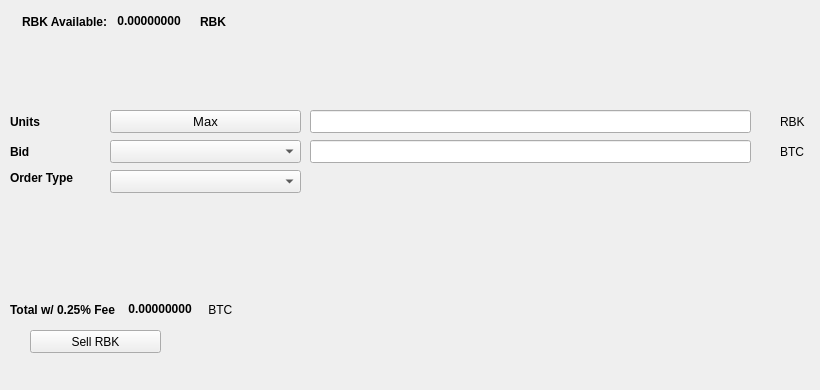
   <widget class="QWidget" name="SellTab">
    <attribute name="title">
     <string>Sell</string>
    </attribute>
    <widget class="QLabel" name="label_16">
     <property name="geometry">
      <rect>
       <x>780</x>
       <y>140</y>
       <width>31</width>
       <height>23</height>
      </rect>
     </property>
     <property name="text">
      <string>BTC</string>
     </property>
    </widget>
    <widget class="QComboBox" name="SellBidcomboBox">
     <property name="geometry">
      <rect>
       <x>110</x>
       <y>140</y>
       <width>191</width>
       <height>23</height>
      </rect>
     </property>
     <property name="font">
      <font>
       <pointsize>10</pointsize>
      </font>
     </property>
    </widget>
    <widget class="QLabel" name="label_18">
     <property name="geometry">
      <rect>
       <x>10</x>
       <y>110</y>
       <width>46</width>
       <height>23</height>
      </rect>
     </property>
     <property name="font">
      <font>
       <weight>75</weight>
       <bold>true</bold>
      </font>
     </property>
     <property name="text">
      <string>Units</string>
     </property>
    </widget>
    <widget class="QPushButton" name="Sell_Max_Amount">
     <property name="geometry">
      <rect>
       <x>110</x>
       <y>110</y>
       <width>191</width>
       <height>23</height>
      </rect>
     </property>
     <property name="font">
      <font>
       <pointsize>10</pointsize>
      </font>
     </property>
     <property name="text">
      <string>Max</string>
     </property>
    </widget>
    <widget class="QLabel" name="label_20">
     <property name="geometry">
      <rect>
       <x>10</x>
       <y>170</y>
       <width>91</width>
       <height>16</height>
      </rect>
     </property>
     <property name="font">
      <font>
       <weight>75</weight>
       <bold>true</bold>
      </font>
     </property>
     <property name="text">
      <string>Order Type</string>
     </property>
    </widget>
    <widget class="QComboBox" name="SellOrdertypeCombo">
     <property name="geometry">
      <rect>
       <x>110</x>
       <y>170</y>
       <width>191</width>
       <height>23</height>
      </rect>
     </property>
     <property name="font">
      <font>
       <pointsize>10</pointsize>
      </font>
     </property>
    </widget>
    <widget class="QLabel" name="label_21">
     <property name="geometry">
      <rect>
       <x>10</x>
       <y>140</y>
       <width>46</width>
       <height>23</height>
      </rect>
     </property>
     <property name="font">
      <font>
       <weight>75</weight>
       <bold>true</bold>
      </font>
     </property>
     <property name="text">
      <string>Bid</string>
     </property>
    </widget>
    <widget class="QLabel" name="label_22">
     <property name="geometry">
      <rect>
       <x>780</x>
       <y>110</y>
       <width>31</width>
       <height>23</height>
      </rect>
     </property>
     <property name="text">
      <string>RBK</string>
     </property>
    </widget>
    <widget class="QLineEdit" name="UnitsInputRBK">
     <property name="geometry">
      <rect>
       <x>310</x>
       <y>110</y>
       <width>441</width>
       <height>23</height>
      </rect>
     </property>
     <property name="font">
      <font>
       <pointsize>9</pointsize>
       <weight>75</weight>
       <bold>true</bold>
      </font>
     </property>
    </widget>
    <widget class="QLineEdit" name="SellBidPriceEdit">
     <property name="geometry">
      <rect>
       <x>310</x>
       <y>140</y>
       <width>441</width>
       <height>23</height>
      </rect>
     </property>
     <property name="font">
      <font>
       <pointsize>9</pointsize>
       <weight>75</weight>
       <bold>true</bold>
      </font>
     </property>
    </widget>
    <widget class="QPushButton" name="SellRBKBTN">
     <property name="geometry">
      <rect>
       <x>30</x>
       <y>330</y>
       <width>131</width>
       <height>23</height>
      </rect>
     </property>
     <property name="text">
      <string>Sell RBK</string>
     </property>
     <property name="icon">
      <iconset resource="../rubika">
       <normaloff>:/icons/bitcoin</normaloff>:/icons/bitcoin</iconset>
     </property>
    </widget>
    <widget class="QWidget" name="layoutWidget3">
     <property name="geometry">
      <rect>
       <x>22</x>
       <y>12</y>
       <width>258</width>
       <height>19</height>
      </rect>
     </property>
     <layout class="QHBoxLayout" name="horizontalLayout">
      <item>
       <widget class="QLabel" name="label232_2">
        <property name="font">
         <font>
          <weight>75</weight>
          <bold>true</bold>
         </font>
        </property>
        <property name="text">
         <string>RBK Available:</string>
        </property>
       </widget>
      </item>
      <item>
       <widget class="QLabel" name="RBKAvailableLabel">
        <property name="palette">
         <palette>
          <active>
           <colorrole role="WindowText">
            <brush brushstyle="SolidPattern">
             <color alpha="255">
              <red>0</red>
              <green>0</green>
              <blue>0</blue>
             </color>
            </brush>
           </colorrole>
           <colorrole role="Button">
            <brush brushstyle="SolidPattern">
             <color alpha="255">
              <red>0</red>
              <green>170</green>
              <blue>0</blue>
             </color>
            </brush>
           </colorrole>
           <colorrole role="Light">
            <brush brushstyle="SolidPattern">
             <color alpha="255">
              <red>0</red>
              <green>255</green>
              <blue>0</blue>
             </color>
            </brush>
           </colorrole>
           <colorrole role="Midlight">
            <brush brushstyle="SolidPattern">
             <color alpha="255">
              <red>0</red>
              <green>212</green>
              <blue>0</blue>
             </color>
            </brush>
           </colorrole>
           <colorrole role="Dark">
            <brush brushstyle="SolidPattern">
             <color alpha="255">
              <red>0</red>
              <green>85</green>
              <blue>0</blue>
             </color>
            </brush>
           </colorrole>
           <colorrole role="Mid">
            <brush brushstyle="SolidPattern">
             <color alpha="255">
              <red>0</red>
              <green>113</green>
              <blue>0</blue>
             </color>
            </brush>
           </colorrole>
           <colorrole role="Text">
            <brush brushstyle="SolidPattern">
             <color alpha="255">
              <red>0</red>
              <green>170</green>
              <blue>0</blue>
             </color>
            </brush>
           </colorrole>
           <colorrole role="BrightText">
            <brush brushstyle="SolidPattern">
             <color alpha="255">
              <red>255</red>
              <green>255</green>
              <blue>255</blue>
             </color>
            </brush>
           </colorrole>
           <colorrole role="ButtonText">
            <brush brushstyle="SolidPattern">
             <color alpha="255">
              <red>0</red>
              <green>0</green>
              <blue>0</blue>
             </color>
            </brush>
           </colorrole>
           <colorrole role="Base">
            <brush brushstyle="SolidPattern">
             <color alpha="255">
              <red>255</red>
              <green>255</green>
              <blue>255</blue>
             </color>
            </brush>
           </colorrole>
           <colorrole role="Window">
            <brush brushstyle="SolidPattern">
             <color alpha="255">
              <red>0</red>
              <green>170</green>
              <blue>0</blue>
             </color>
            </brush>
           </colorrole>
           <colorrole role="Shadow">
            <brush brushstyle="SolidPattern">
             <color alpha="255">
              <red>0</red>
              <green>0</green>
              <blue>0</blue>
             </color>
            </brush>
           </colorrole>
           <colorrole role="AlternateBase">
            <brush brushstyle="SolidPattern">
             <color alpha="255">
              <red>127</red>
              <green>212</green>
              <blue>127</blue>
             </color>
            </brush>
           </colorrole>
           <colorrole role="ToolTipBase">
            <brush brushstyle="SolidPattern">
             <color alpha="255">
              <red>255</red>
              <green>255</green>
              <blue>220</blue>
             </color>
            </brush>
           </colorrole>
           <colorrole role="ToolTipText">
            <brush brushstyle="SolidPattern">
             <color alpha="255">
              <red>0</red>
              <green>0</green>
              <blue>0</blue>
             </color>
            </brush>
           </colorrole>
          </active>
          <inactive>
           <colorrole role="WindowText">
            <brush brushstyle="SolidPattern">
             <color alpha="255">
              <red>0</red>
              <green>0</green>
              <blue>0</blue>
             </color>
            </brush>
           </colorrole>
           <colorrole role="Button">
            <brush brushstyle="SolidPattern">
             <color alpha="255">
              <red>0</red>
              <green>170</green>
              <blue>0</blue>
             </color>
            </brush>
           </colorrole>
           <colorrole role="Light">
            <brush brushstyle="SolidPattern">
             <color alpha="255">
              <red>0</red>
              <green>255</green>
              <blue>0</blue>
             </color>
            </brush>
           </colorrole>
           <colorrole role="Midlight">
            <brush brushstyle="SolidPattern">
             <color alpha="255">
              <red>0</red>
              <green>212</green>
              <blue>0</blue>
             </color>
            </brush>
           </colorrole>
           <colorrole role="Dark">
            <brush brushstyle="SolidPattern">
             <color alpha="255">
              <red>0</red>
              <green>85</green>
              <blue>0</blue>
             </color>
            </brush>
           </colorrole>
           <colorrole role="Mid">
            <brush brushstyle="SolidPattern">
             <color alpha="255">
              <red>0</red>
              <green>113</green>
              <blue>0</blue>
             </color>
            </brush>
           </colorrole>
           <colorrole role="Text">
            <brush brushstyle="SolidPattern">
             <color alpha="255">
              <red>0</red>
              <green>170</green>
              <blue>0</blue>
             </color>
            </brush>
           </colorrole>
           <colorrole role="BrightText">
            <brush brushstyle="SolidPattern">
             <color alpha="255">
              <red>255</red>
              <green>255</green>
              <blue>255</blue>
             </color>
            </brush>
           </colorrole>
           <colorrole role="ButtonText">
            <brush brushstyle="SolidPattern">
             <color alpha="255">
              <red>0</red>
              <green>0</green>
              <blue>0</blue>
             </color>
            </brush>
           </colorrole>
           <colorrole role="Base">
            <brush brushstyle="SolidPattern">
             <color alpha="255">
              <red>255</red>
              <green>255</green>
              <blue>255</blue>
             </color>
            </brush>
           </colorrole>
           <colorrole role="Window">
            <brush brushstyle="SolidPattern">
             <color alpha="255">
              <red>0</red>
              <green>170</green>
              <blue>0</blue>
             </color>
            </brush>
           </colorrole>
           <colorrole role="Shadow">
            <brush brushstyle="SolidPattern">
             <color alpha="255">
              <red>0</red>
              <green>0</green>
              <blue>0</blue>
             </color>
            </brush>
           </colorrole>
           <colorrole role="AlternateBase">
            <brush brushstyle="SolidPattern">
             <color alpha="255">
              <red>127</red>
              <green>212</green>
              <blue>127</blue>
             </color>
            </brush>
           </colorrole>
           <colorrole role="ToolTipBase">
            <brush brushstyle="SolidPattern">
             <color alpha="255">
              <red>255</red>
              <green>255</green>
              <blue>220</blue>
             </color>
            </brush>
           </colorrole>
           <colorrole role="ToolTipText">
            <brush brushstyle="SolidPattern">
             <color alpha="255">
              <red>0</red>
              <green>0</green>
              <blue>0</blue>
             </color>
            </brush>
           </colorrole>
          </inactive>
          <disabled>
           <colorrole role="WindowText">
            <brush brushstyle="SolidPattern">
             <color alpha="255">
              <red>0</red>
              <green>85</green>
              <blue>0</blue>
             </color>
            </brush>
           </colorrole>
           <colorrole role="Button">
            <brush brushstyle="SolidPattern">
             <color alpha="255">
              <red>0</red>
              <green>170</green>
              <blue>0</blue>
             </color>
            </brush>
           </colorrole>
           <colorrole role="Light">
            <brush brushstyle="SolidPattern">
             <color alpha="255">
              <red>0</red>
              <green>255</green>
              <blue>0</blue>
             </color>
            </brush>
           </colorrole>
           <colorrole role="Midlight">
            <brush brushstyle="SolidPattern">
             <color alpha="255">
              <red>0</red>
              <green>212</green>
              <blue>0</blue>
             </color>
            </brush>
           </colorrole>
           <colorrole role="Dark">
            <brush brushstyle="SolidPattern">
             <color alpha="255">
              <red>0</red>
              <green>85</green>
              <blue>0</blue>
             </color>
            </brush>
           </colorrole>
           <colorrole role="Mid">
            <brush brushstyle="SolidPattern">
             <color alpha="255">
              <red>0</red>
              <green>113</green>
              <blue>0</blue>
             </color>
            </brush>
           </colorrole>
           <colorrole role="Text">
            <brush brushstyle="SolidPattern">
             <color alpha="255">
              <red>0</red>
              <green>85</green>
              <blue>0</blue>
             </color>
            </brush>
           </colorrole>
           <colorrole role="BrightText">
            <brush brushstyle="SolidPattern">
             <color alpha="255">
              <red>255</red>
              <green>255</green>
              <blue>255</blue>
             </color>
            </brush>
           </colorrole>
           <colorrole role="ButtonText">
            <brush brushstyle="SolidPattern">
             <color alpha="255">
              <red>0</red>
              <green>85</green>
              <blue>0</blue>
             </color>
            </brush>
           </colorrole>
           <colorrole role="Base">
            <brush brushstyle="SolidPattern">
             <color alpha="255">
              <red>0</red>
              <green>170</green>
              <blue>0</blue>
             </color>
            </brush>
           </colorrole>
           <colorrole role="Window">
            <brush brushstyle="SolidPattern">
             <color alpha="255">
              <red>0</red>
              <green>170</green>
              <blue>0</blue>
             </color>
            </brush>
           </colorrole>
           <colorrole role="Shadow">
            <brush brushstyle="SolidPattern">
             <color alpha="255">
              <red>0</red>
              <green>0</green>
              <blue>0</blue>
             </color>
            </brush>
           </colorrole>
           <colorrole role="AlternateBase">
            <brush brushstyle="SolidPattern">
             <color alpha="255">
              <red>0</red>
              <green>170</green>
              <blue>0</blue>
             </color>
            </brush>
           </colorrole>
           <colorrole role="ToolTipBase">
            <brush brushstyle="SolidPattern">
             <color alpha="255">
              <red>255</red>
              <green>255</green>
              <blue>220</blue>
             </color>
            </brush>
           </colorrole>
           <colorrole role="ToolTipText">
            <brush brushstyle="SolidPattern">
             <color alpha="255">
              <red>0</red>
              <green>0</green>
              <blue>0</blue>
             </color>
            </brush>
           </colorrole>
          </disabled>
         </palette>
        </property>
        <property name="font">
         <font>
          <weight>75</weight>
          <bold>true</bold>
         </font>
        </property>
        <property name="text">
         <string> 0.00000000 </string>
        </property>
        <property name="textInteractionFlags">
         <set>Qt::LinksAccessibleByMouse|Qt::TextSelectableByKeyboard|Qt::TextSelectableByMouse</set>
        </property>
       </widget>
      </item>
      <item>
       <widget class="QLabel" name="labelRBK">
        <property name="font">
         <font>
          <weight>75</weight>
          <bold>true</bold>
         </font>
        </property>
        <property name="text">
         <string>RBK</string>
        </property>
       </widget>
      </item>
     </layout>
    </widget>
    <widget class="QWidget" name="layoutWidget">
     <property name="geometry">
      <rect>
       <x>10</x>
       <y>300</y>
       <width>268</width>
       <height>19</height>
      </rect>
     </property>
     <layout class="QHBoxLayout" name="horizontalLayout_2">
      <item>
       <widget class="QLabel" name="label_19">
        <property name="font">
         <font>
          <weight>75</weight>
          <bold>true</bold>
         </font>
        </property>
        <property name="text">
         <string>Total w/ 0.25% Fee </string>
        </property>
       </widget>
      </item>
      <item>
       <widget class="QLabel" name="SellCostLabel">
        <property name="palette">
         <palette>
          <active>
           <colorrole role="WindowText">
            <brush brushstyle="SolidPattern">
             <color alpha="255">
              <red>0</red>
              <green>0</green>
              <blue>0</blue>
             </color>
            </brush>
           </colorrole>
           <colorrole role="Button">
            <brush brushstyle="SolidPattern">
             <color alpha="255">
              <red>0</red>
              <green>170</green>
              <blue>0</blue>
             </color>
            </brush>
           </colorrole>
           <colorrole role="Light">
            <brush brushstyle="SolidPattern">
             <color alpha="255">
              <red>0</red>
              <green>255</green>
              <blue>0</blue>
             </color>
            </brush>
           </colorrole>
           <colorrole role="Midlight">
            <brush brushstyle="SolidPattern">
             <color alpha="255">
              <red>0</red>
              <green>212</green>
              <blue>0</blue>
             </color>
            </brush>
           </colorrole>
           <colorrole role="Dark">
            <brush brushstyle="SolidPattern">
             <color alpha="255">
              <red>0</red>
              <green>85</green>
              <blue>0</blue>
             </color>
            </brush>
           </colorrole>
           <colorrole role="Mid">
            <brush brushstyle="SolidPattern">
             <color alpha="255">
              <red>0</red>
              <green>113</green>
              <blue>0</blue>
             </color>
            </brush>
           </colorrole>
           <colorrole role="Text">
            <brush brushstyle="SolidPattern">
             <color alpha="255">
              <red>0</red>
              <green>170</green>
              <blue>0</blue>
             </color>
            </brush>
           </colorrole>
           <colorrole role="BrightText">
            <brush brushstyle="SolidPattern">
             <color alpha="255">
              <red>255</red>
              <green>255</green>
              <blue>255</blue>
             </color>
            </brush>
           </colorrole>
           <colorrole role="ButtonText">
            <brush brushstyle="SolidPattern">
             <color alpha="255">
              <red>0</red>
              <green>0</green>
              <blue>0</blue>
             </color>
            </brush>
           </colorrole>
           <colorrole role="Base">
            <brush brushstyle="SolidPattern">
             <color alpha="255">
              <red>255</red>
              <green>255</green>
              <blue>255</blue>
             </color>
            </brush>
           </colorrole>
           <colorrole role="Window">
            <brush brushstyle="SolidPattern">
             <color alpha="255">
              <red>0</red>
              <green>170</green>
              <blue>0</blue>
             </color>
            </brush>
           </colorrole>
           <colorrole role="Shadow">
            <brush brushstyle="SolidPattern">
             <color alpha="255">
              <red>0</red>
              <green>0</green>
              <blue>0</blue>
             </color>
            </brush>
           </colorrole>
           <colorrole role="AlternateBase">
            <brush brushstyle="SolidPattern">
             <color alpha="255">
              <red>127</red>
              <green>212</green>
              <blue>127</blue>
             </color>
            </brush>
           </colorrole>
           <colorrole role="ToolTipBase">
            <brush brushstyle="SolidPattern">
             <color alpha="255">
              <red>255</red>
              <green>255</green>
              <blue>220</blue>
             </color>
            </brush>
           </colorrole>
           <colorrole role="ToolTipText">
            <brush brushstyle="SolidPattern">
             <color alpha="255">
              <red>0</red>
              <green>0</green>
              <blue>0</blue>
             </color>
            </brush>
           </colorrole>
          </active>
          <inactive>
           <colorrole role="WindowText">
            <brush brushstyle="SolidPattern">
             <color alpha="255">
              <red>0</red>
              <green>0</green>
              <blue>0</blue>
             </color>
            </brush>
           </colorrole>
           <colorrole role="Button">
            <brush brushstyle="SolidPattern">
             <color alpha="255">
              <red>0</red>
              <green>170</green>
              <blue>0</blue>
             </color>
            </brush>
           </colorrole>
           <colorrole role="Light">
            <brush brushstyle="SolidPattern">
             <color alpha="255">
              <red>0</red>
              <green>255</green>
              <blue>0</blue>
             </color>
            </brush>
           </colorrole>
           <colorrole role="Midlight">
            <brush brushstyle="SolidPattern">
             <color alpha="255">
              <red>0</red>
              <green>212</green>
              <blue>0</blue>
             </color>
            </brush>
           </colorrole>
           <colorrole role="Dark">
            <brush brushstyle="SolidPattern">
             <color alpha="255">
              <red>0</red>
              <green>85</green>
              <blue>0</blue>
             </color>
            </brush>
           </colorrole>
           <colorrole role="Mid">
            <brush brushstyle="SolidPattern">
             <color alpha="255">
              <red>0</red>
              <green>113</green>
              <blue>0</blue>
             </color>
            </brush>
           </colorrole>
           <colorrole role="Text">
            <brush brushstyle="SolidPattern">
             <color alpha="255">
              <red>0</red>
              <green>170</green>
              <blue>0</blue>
             </color>
            </brush>
           </colorrole>
           <colorrole role="BrightText">
            <brush brushstyle="SolidPattern">
             <color alpha="255">
              <red>255</red>
              <green>255</green>
              <blue>255</blue>
             </color>
            </brush>
           </colorrole>
           <colorrole role="ButtonText">
            <brush brushstyle="SolidPattern">
             <color alpha="255">
              <red>0</red>
              <green>0</green>
              <blue>0</blue>
             </color>
            </brush>
           </colorrole>
           <colorrole role="Base">
            <brush brushstyle="SolidPattern">
             <color alpha="255">
              <red>255</red>
              <green>255</green>
              <blue>255</blue>
             </color>
            </brush>
           </colorrole>
           <colorrole role="Window">
            <brush brushstyle="SolidPattern">
             <color alpha="255">
              <red>0</red>
              <green>170</green>
              <blue>0</blue>
             </color>
            </brush>
           </colorrole>
           <colorrole role="Shadow">
            <brush brushstyle="SolidPattern">
             <color alpha="255">
              <red>0</red>
              <green>0</green>
              <blue>0</blue>
             </color>
            </brush>
           </colorrole>
           <colorrole role="AlternateBase">
            <brush brushstyle="SolidPattern">
             <color alpha="255">
              <red>127</red>
              <green>212</green>
              <blue>127</blue>
             </color>
            </brush>
           </colorrole>
           <colorrole role="ToolTipBase">
            <brush brushstyle="SolidPattern">
             <color alpha="255">
              <red>255</red>
              <green>255</green>
              <blue>220</blue>
             </color>
            </brush>
           </colorrole>
           <colorrole role="ToolTipText">
            <brush brushstyle="SolidPattern">
             <color alpha="255">
              <red>0</red>
              <green>0</green>
              <blue>0</blue>
             </color>
            </brush>
           </colorrole>
          </inactive>
          <disabled>
           <colorrole role="WindowText">
            <brush brushstyle="SolidPattern">
             <color alpha="255">
              <red>0</red>
              <green>85</green>
              <blue>0</blue>
             </color>
            </brush>
           </colorrole>
           <colorrole role="Button">
            <brush brushstyle="SolidPattern">
             <color alpha="255">
              <red>0</red>
              <green>170</green>
              <blue>0</blue>
             </color>
            </brush>
           </colorrole>
           <colorrole role="Light">
            <brush brushstyle="SolidPattern">
             <color alpha="255">
              <red>0</red>
              <green>255</green>
              <blue>0</blue>
             </color>
            </brush>
           </colorrole>
           <colorrole role="Midlight">
            <brush brushstyle="SolidPattern">
             <color alpha="255">
              <red>0</red>
              <green>212</green>
              <blue>0</blue>
             </color>
            </brush>
           </colorrole>
           <colorrole role="Dark">
            <brush brushstyle="SolidPattern">
             <color alpha="255">
              <red>0</red>
              <green>85</green>
              <blue>0</blue>
             </color>
            </brush>
           </colorrole>
           <colorrole role="Mid">
            <brush brushstyle="SolidPattern">
             <color alpha="255">
              <red>0</red>
              <green>113</green>
              <blue>0</blue>
             </color>
            </brush>
           </colorrole>
           <colorrole role="Text">
            <brush brushstyle="SolidPattern">
             <color alpha="255">
              <red>0</red>
              <green>85</green>
              <blue>0</blue>
             </color>
            </brush>
           </colorrole>
           <colorrole role="BrightText">
            <brush brushstyle="SolidPattern">
             <color alpha="255">
              <red>255</red>
              <green>255</green>
              <blue>255</blue>
             </color>
            </brush>
           </colorrole>
           <colorrole role="ButtonText">
            <brush brushstyle="SolidPattern">
             <color alpha="255">
              <red>0</red>
              <green>85</green>
              <blue>0</blue>
             </color>
            </brush>
           </colorrole>
           <colorrole role="Base">
            <brush brushstyle="SolidPattern">
             <color alpha="255">
              <red>0</red>
              <green>170</green>
              <blue>0</blue>
             </color>
            </brush>
           </colorrole>
           <colorrole role="Window">
            <brush brushstyle="SolidPattern">
             <color alpha="255">
              <red>0</red>
              <green>170</green>
              <blue>0</blue>
             </color>
            </brush>
           </colorrole>
           <colorrole role="Shadow">
            <brush brushstyle="SolidPattern">
             <color alpha="255">
              <red>0</red>
              <green>0</green>
              <blue>0</blue>
             </color>
            </brush>
           </colorrole>
           <colorrole role="AlternateBase">
            <brush brushstyle="SolidPattern">
             <color alpha="255">
              <red>0</red>
              <green>170</green>
              <blue>0</blue>
             </color>
            </brush>
           </colorrole>
           <colorrole role="ToolTipBase">
            <brush brushstyle="SolidPattern">
             <color alpha="255">
              <red>255</red>
              <green>255</green>
              <blue>220</blue>
             </color>
            </brush>
           </colorrole>
           <colorrole role="ToolTipText">
            <brush brushstyle="SolidPattern">
             <color alpha="255">
              <red>0</red>
              <green>0</green>
              <blue>0</blue>
             </color>
            </brush>
           </colorrole>
          </disabled>
         </palette>
        </property>
        <property name="font">
         <font>
          <weight>75</weight>
          <bold>true</bold>
         </font>
        </property>
        <property name="autoFillBackground">
         <bool>false</bool>
        </property>
        <property name="text">
         <string> 0.00000000</string>
        </property>
        <property name="textInteractionFlags">
         <set>Qt::LinksAccessibleByMouse|Qt::TextSelectableByMouse</set>
        </property>
       </widget>
      </item>
      <item>
       <widget class="QLabel" name="label_17">
        <property name="font">
         <font>
          <weight>50</weight>
          <bold>false</bold>
         </font>
        </property>
        <property name="text">
         <string> BTC</string>
        </property>
       </widget>
      </item>
     </layout>
    </widget>
    <widget class="QLabel" name="label_23">
     <property name="geometry">
      <rect>
       <x>460</x>
       <y>300</y>
       <width>281</width>
       <height>81</height>
      </rect>
     </property>
     <property name="text">
      <string/>
     </property>
     <property name="pixmap">
      <pixmap>:/images/bittrex</pixmap>
     </property>
    </widget>
   </widget>
